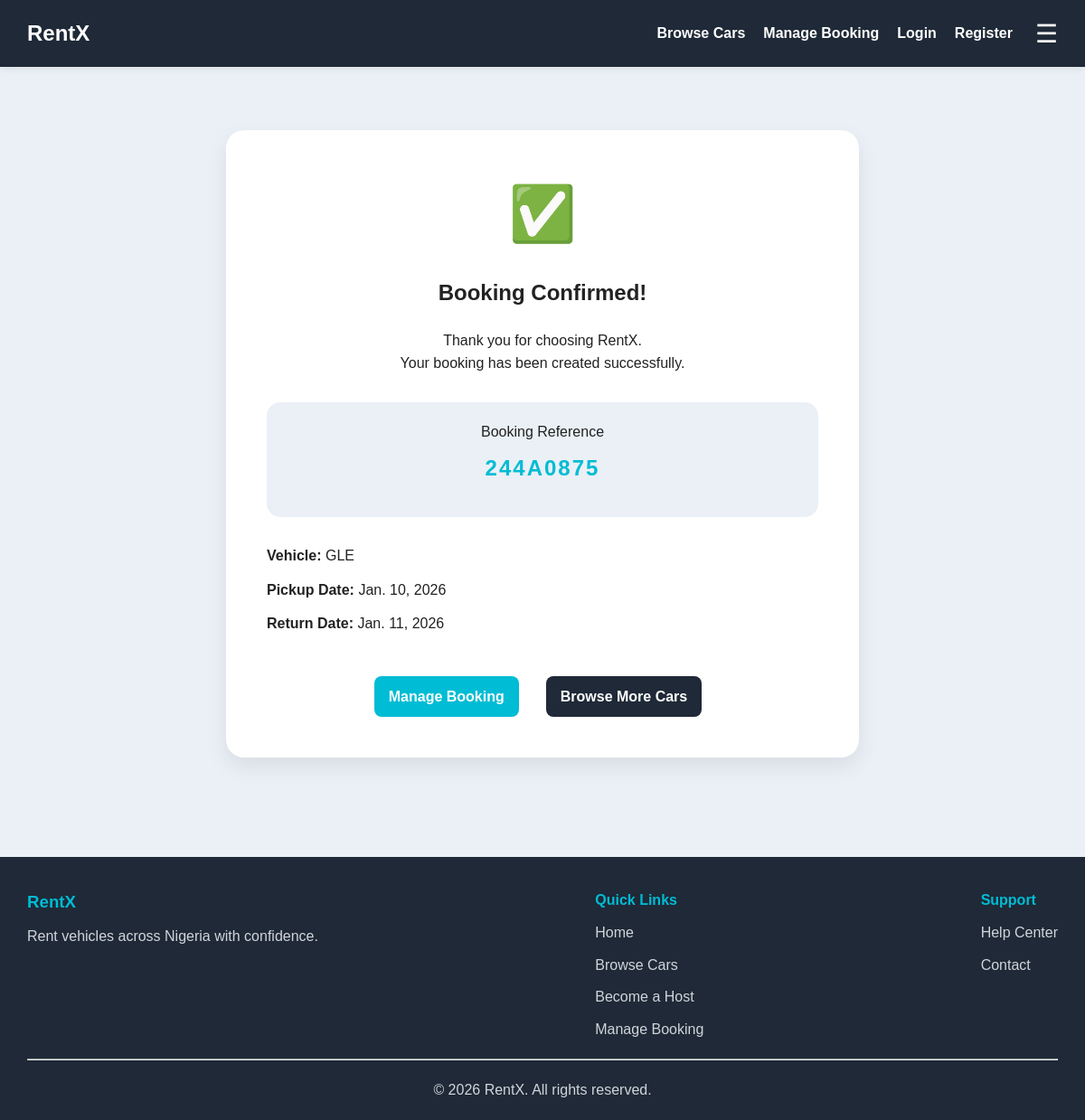
The page /booking-success/4/ on the database its author committed.
### rentals/models.py (models this page shows, shortened)
class Booking(models.Model):
    car = models.ForeignKey(
        Car,
        on_delete=models.CASCADE,
        related_name='bookings'
    )
    user = models.ForeignKey(
        User,
        on_delete=models.SET_NULL,
        null=True,
        blank=True,
        related_name='bookings'
    )
    first_name = models.CharField(
        max_length=100
    )
    last_name = models.CharField(
        max_length=100
    )
    email = models.EmailField()
    pickup_date = models.DateField()
    return_date = models.DateField()
    booking_reference = models.CharField(
        max_length=20,
        unique=True,
        blank=True
    )
    created_at = models.DateTimeField(
        auto_now_add=True
    )

class Car(models.Model):
    owner = models.ForeignKey(
        User,
        on_delete=models.CASCADE,
        related_name='cars'
    )
    title = models.CharField(max_length=200)
    location = models.CharField(max_length=200)
    price_per_day = models.DecimalField(
        max_digits=10,
        decimal_places=2
    )
    image = models.ImageField(
        upload_to='cars/'
    )
    available = models.BooleanField(
        default=True
    )
    created_at = models.DateTimeField(
        auto_now_add=True
    )

### rentals/views.py (the view)
# urls.py: path('booking-success/<int:booking_id>/',views.booking_success,name='booking_success'),
def booking_success(request, booking_id):
    booking = Booking.objects.get(
        id=booking_id
    )
    return render(
        request,
        "booking_success.html",
        {
            "booking": booking
        }
    )

### templates/booking_success.html
{% extends "base.html" %}
{% block content %}
<section class="booking-success-page">
    <div class="booking-success-card">
        <div class="success-icon">
            ✅
        </div>
        <h1>
            Booking Confirmed!
        </h1>
        <p class="success-message">
            Thank you for choosing RentX.
            <br>
            Your booking has been created successfully.
        </p>
        <div class="booking-reference-box">
            <p>
                Booking Reference
            </p>
            <h2>
                {{ booking.booking_reference }}
            </h2>
        </div>
        <div class="booking-summary">
            <p>
                <strong>Vehicle:</strong>
                {{ booking.car.title }}
            </p>
            <p>
                <strong>Pickup Date:</strong>
                {{ booking.pickup_date }}
            </p>
            <p>
                <strong>Return Date:</strong>
                {{ booking.return_date }}
            </p>
        </div>
        <div class="booking-success-buttons">
            {% if user.is_authenticated %}
                <a
                    href="{% url 'booking_details' booking.id %}"
                    class="btn"
                >
                    View Booking
                </a>
            {% else %}
                <a
                    href="{% url 'manage_booking' %}"
                    class="btn"
                >
                    Manage Booking
                </a>
            {% endif %}
            <a
                href="{% url 'browse_cars' %}"
                class="btn secondary-btn"
            >
                Browse More Cars
            </a>
        </div>
    </div>
</section>
{% endblock %}

### static/css/style.css (style rules this page uses)
* { margin: 0; padding: 0; box-sizing: border-box; }
:root { --primary: #00bcd4; --dark: #1f2937; --light: #eaf0f6; --white: #ffffff; --text: #222222; --border: #d6dde5; }
body { font-family: Arial, sans-serif; background-color: var(--light); color: var(--text); line-height: 1.6; }
h1 { margin-bottom: 20px; }
h2 { margin-bottom: 15px; }
a { text-decoration: none; }
.btn { display: inline-block; background-color: var(--primary); color: var(--white); border: none; border-radius: 8px; padding: 10px 16px; margin-right: 10px; margin-top: 10px; cursor: pointer; font-weight: bold; transition: 0.3s; }
.booking-success-page { display:flex; justify-content:center; margin-top:40px; }
.booking-success-card { background:var(--white); padding:45px; border-radius:20px; box-shadow:0 10px 25px rgba(0,0,0,.08); max-width:700px; width:100%; text-align:center; }
.success-icon { font-size:60px; margin-bottom:20px; }
.success-message { margin:20px 0 30px; color:var(--text); }
.booking-reference-box { background:var(--light); padding:20px; border-radius:15px; margin-bottom:30px; }
.booking-reference-box p { margin-bottom:8px; }
.booking-reference-box h2 { color:var(--primary); letter-spacing:2px; }
.booking-summary { text-align:left; margin-bottom:35px; }
.booking-summary p { margin-bottom:12px; }
.booking-success-buttons { display:flex; justify-content:center; gap:20px; flex-wrap:wrap; }
.secondary-btn { background:var(--dark); }

### rows shown on the page
Booking: booking_reference "244A0875", car "GLE", pickup_date "Jan. 10, 2026", return_date "Jan. 11, 2026"
